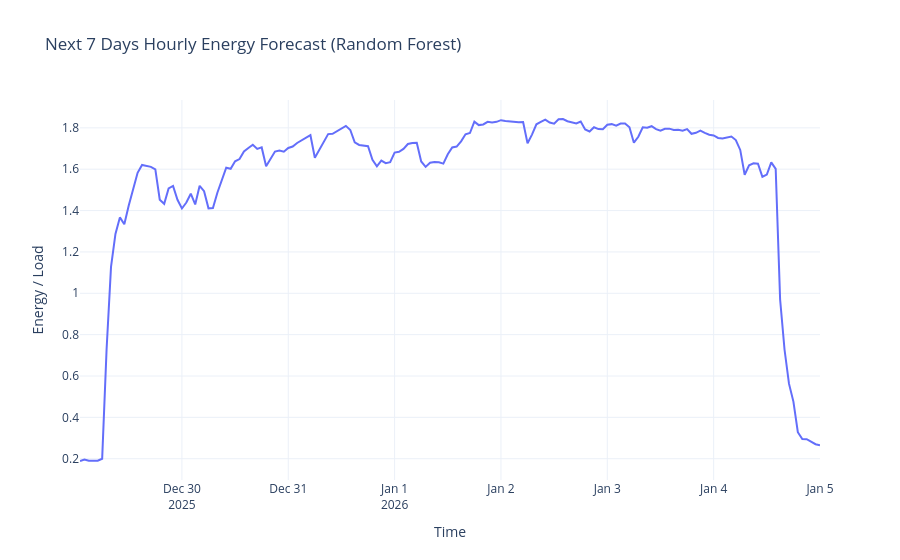

The notebook cell saved with this chart:
### Code cell
# 5. Plot

fig = go.Figure()
fig.add_trace(go.Scatter(
    x=forecast_df.index,
    y=forecast_df["Predicted"],
    mode="lines",
    name="Next 7 Days Forecast",
    line=dict(width=2)
))

fig.update_layout(
    title="Next 7 Days Hourly Energy Forecast (Random Forest)",
    xaxis_title="Time",
    yaxis_title="Energy / Load",
    template="plotly_white"
)

fig.show()

### Figure 1 — Plotly figure (JSON) as saved in the notebook; plotly's stock layout.template omitted (floating-point values rounded to 4 significant figures; data arrays with more than 128 entries replaced by an {"elided": "..."} marker saying what was removed)
{"data": [{"line": {"width": 2}, "mode": "lines", "name": "Next 7 Days Forecast", "type": "scatter", "x": {"elided": "168 str values"}, "y": {"elided": "168 float values"}}], "layout": {"title": {"text": "Next 7 Days Hourly Energy Forecast (Random Forest)"}, "xaxis": {"title": {"text": "Time"}}, "yaxis": {"title": {"text": "Energy / Load"}}}}
